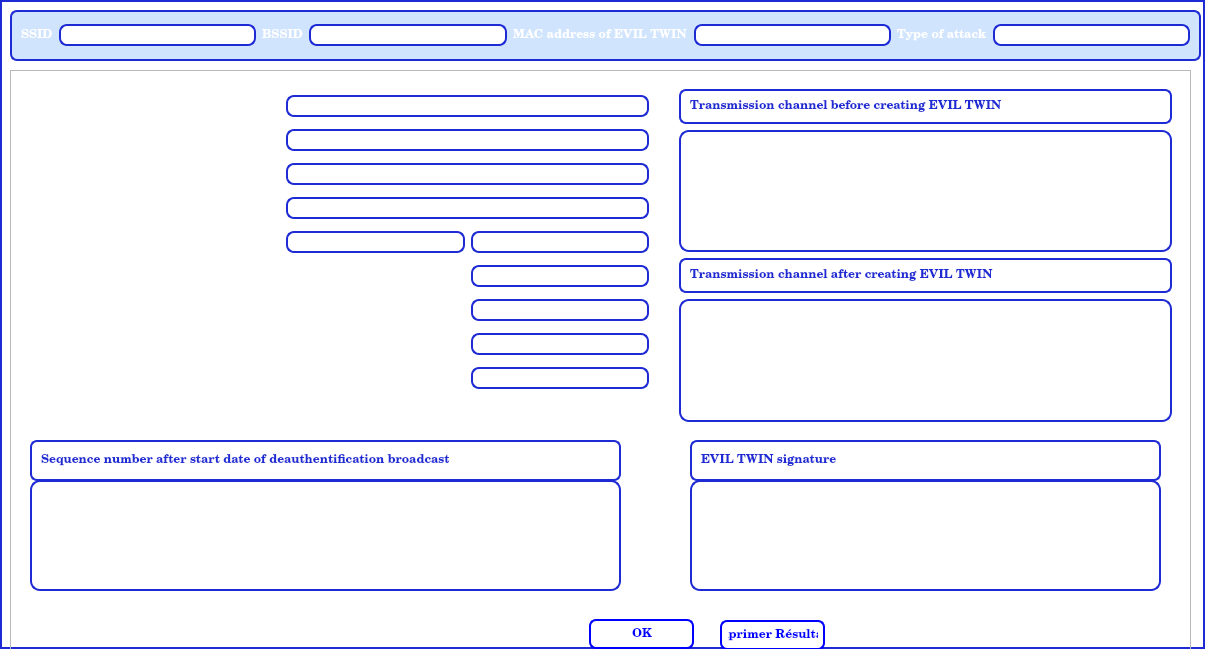
<?xml version="1.0" encoding="UTF-8"?>
<ui version="4.0">
 <class>Dialog3</class>
 <widget class="QDialog" name="Dialog3">
  <property name="geometry">
   <rect>
    <x>0</x>
    <y>0</y>
    <width>1205</width>
    <height>649</height>
   </rect>
  </property>
  <property name="palette">
   <palette>
    <active>
     <colorrole role="Button">
      <brush brushstyle="SolidPattern">
       <color alpha="255">
        <red>255</red>
        <green>255</green>
        <blue>255</blue>
       </color>
      </brush>
     </colorrole>
     <colorrole role="Base">
      <brush brushstyle="SolidPattern">
       <color alpha="255">
        <red>255</red>
        <green>255</green>
        <blue>255</blue>
       </color>
      </brush>
     </colorrole>
     <colorrole role="Window">
      <brush brushstyle="SolidPattern">
       <color alpha="255">
        <red>255</red>
        <green>255</green>
        <blue>255</blue>
       </color>
      </brush>
     </colorrole>
    </active>
    <inactive>
     <colorrole role="Button">
      <brush brushstyle="SolidPattern">
       <color alpha="255">
        <red>255</red>
        <green>255</green>
        <blue>255</blue>
       </color>
      </brush>
     </colorrole>
     <colorrole role="Base">
      <brush brushstyle="SolidPattern">
       <color alpha="255">
        <red>255</red>
        <green>255</green>
        <blue>255</blue>
       </color>
      </brush>
     </colorrole>
     <colorrole role="Window">
      <brush brushstyle="SolidPattern">
       <color alpha="255">
        <red>255</red>
        <green>255</green>
        <blue>255</blue>
       </color>
      </brush>
     </colorrole>
    </inactive>
    <disabled>
     <colorrole role="Button">
      <brush brushstyle="SolidPattern">
       <color alpha="255">
        <red>255</red>
        <green>255</green>
        <blue>255</blue>
       </color>
      </brush>
     </colorrole>
     <colorrole role="Base">
      <brush brushstyle="SolidPattern">
       <color alpha="255">
        <red>255</red>
        <green>255</green>
        <blue>255</blue>
       </color>
      </brush>
     </colorrole>
     <colorrole role="Window">
      <brush brushstyle="SolidPattern">
       <color alpha="255">
        <red>255</red>
        <green>255</green>
        <blue>255</blue>
       </color>
      </brush>
     </colorrole>
    </disabled>
   </palette>
  </property>
  <property name="windowTitle">
   <string>Analysis result of EVIL TWIN attack</string>
  </property>
  <property name="styleSheet">
   <string notr="true">#Dialog3{
border:2px solid #1e2bd4;
border-radius: 1 px;
background: white;
}
#Top_frame{
border: 2px solid #1e2bd4;
border-radius:7px;
background:#d0e4fe;
}
QLineEdit {

padding: 1px;
border-style: solid;
border: 2px solid #1e2bd4;
border-radius: 8px;
}
QPushButton {
color: #1e2bd4;
background-color: QLinearGradient( x1: 0, y1: 0, x2: 0, y2: 1, stop: 0 #1e2bd4, stop: 0.1 #1e2bd4, stop: 0.70#1e2bd4, stop: 0.5 #1e2bd4, stop: 1 #1e2bd4);
border-width: 1px;
border-color: #1e2bd4;
border-style: solid;
border-radius: 7;
padding: 6px;

padding-left: 6px;
padding-right: 5px;
min-width: 90px;
max-width: 90px;
min-height: 14px;
max-height: 14px;
}

QTableWidget{
background:#d0e4fe;
border-color:#1e2bd4;
border-width: 2px ;
border-style: solid ;
border-radius: 10;
padding:4px;
padding-left:4px;
padding-right:4px;
}</string>
  </property>
  <property name="modal">
   <bool>true</bool>
  </property>
  <widget class="QFrame" name="Top_frame">
   <property name="geometry">
    <rect>
     <x>10</x>
     <y>10</y>
     <width>1191</width>
     <height>51</height>
    </rect>
   </property>
   <property name="styleSheet">
    <string notr="true">#Top_frame{
background-image:url(&quot;/root/application/images/fond.bmp&quot;);
}</string>
   </property>
   <property name="frameShape">
    <enum>QFrame::StyledPanel</enum>
   </property>
   <property name="frameShadow">
    <enum>QFrame::Raised</enum>
   </property>
   <layout class="QGridLayout" name="gridLayout">
    <item row="0" column="0">
     <widget class="QLabel" name="label">
      <property name="font">
       <font>
        <family>Century Schoolbook L</family>
        <weight>75</weight>
        <bold>true</bold>
       </font>
      </property>
      <property name="styleSheet">
       <string notr="true">color:white;</string>
      </property>
      <property name="text">
       <string>SSID</string>
      </property>
     </widget>
    </item>
    <item row="0" column="1">
     <widget class="QLineEdit" name="lineEdit">
      <property name="readOnly">
       <bool>true</bool>
      </property>
     </widget>
    </item>
    <item row="0" column="2">
     <widget class="QLabel" name="label_2">
      <property name="font">
       <font>
        <family>Century Schoolbook L</family>
        <weight>75</weight>
        <bold>true</bold>
       </font>
      </property>
      <property name="styleSheet">
       <string notr="true">color:white;</string>
      </property>
      <property name="text">
       <string>BSSID</string>
      </property>
     </widget>
    </item>
    <item row="0" column="3">
     <widget class="QLineEdit" name="lineEdit_2">
      <property name="readOnly">
       <bool>true</bool>
      </property>
     </widget>
    </item>
    <item row="0" column="4">
     <widget class="QLabel" name="label_3">
      <property name="font">
       <font>
        <family>Century Schoolbook L</family>
        <weight>75</weight>
        <bold>true</bold>
       </font>
      </property>
      <property name="styleSheet">
       <string notr="true">color:white;</string>
      </property>
      <property name="text">
       <string>MAC address of EVIL TWIN</string>
      </property>
     </widget>
    </item>
    <item row="0" column="5">
     <widget class="QLineEdit" name="lineEdit_3">
      <property name="readOnly">
       <bool>true</bool>
      </property>
     </widget>
    </item>
    <item row="0" column="6">
     <widget class="QLabel" name="label_4">
      <property name="font">
       <font>
        <family>Century Schoolbook L</family>
        <weight>75</weight>
        <bold>true</bold>
       </font>
      </property>
      <property name="styleSheet">
       <string notr="true">color:white;</string>
      </property>
      <property name="text">
       <string>Type of attack</string>
      </property>
     </widget>
    </item>
    <item row="0" column="7">
     <widget class="QLineEdit" name="lineEdit_4">
      <property name="readOnly">
       <bool>true</bool>
      </property>
     </widget>
    </item>
   </layout>
  </widget>
  <widget class="QFrame" name="frame">
   <property name="geometry">
    <rect>
     <x>10</x>
     <y>70</y>
     <width>1181</width>
     <height>591</height>
    </rect>
   </property>
   <property name="styleSheet">
    <string notr="true">#frame{background-image:url(&quot;/root/application/images/fond.bmp&quot;);
}</string>
   </property>
   <property name="frameShape">
    <enum>QFrame::StyledPanel</enum>
   </property>
   <property name="frameShadow">
    <enum>QFrame::Raised</enum>
   </property>
   <widget class="QFrame" name="frame_7">
    <property name="geometry">
     <rect>
      <x>570</x>
      <y>540</y>
      <width>121</width>
      <height>46</height>
     </rect>
    </property>
    <property name="styleSheet">
     <string notr="true">#frame_7{
border:#8bf;
}</string>
    </property>
    <property name="frameShape">
     <enum>QFrame::StyledPanel</enum>
    </property>
    <property name="frameShadow">
     <enum>QFrame::Raised</enum>
    </property>
    <layout class="QGridLayout" name="gridLayout_8">
     <item row="0" column="0">
      <widget class="QPushButton" name="pushButton">
       <property name="font">
        <font>
         <family>Century Schoolbook L</family>
         <weight>75</weight>
         <bold>true</bold>
        </font>
       </property>
       <property name="styleSheet">
        <string notr="true">color:blue; background-color:white;border:2px solid blue</string>
       </property>
       <property name="text">
        <string>OK</string>
       </property>
      </widget>
     </item>
    </layout>
   </widget>
   <widget class="QFrame" name="Left_frame">
    <property name="geometry">
     <rect>
      <x>0</x>
      <y>10</y>
      <width>648</width>
      <height>327</height>
     </rect>
    </property>
    <property name="styleSheet">
     <string notr="true">#Left_frame{
border:#8bf;
}</string>
    </property>
    <property name="frameShape">
     <enum>QFrame::StyledPanel</enum>
    </property>
    <property name="frameShadow">
     <enum>QFrame::Raised</enum>
    </property>
    <layout class="QGridLayout" name="gridLayout_2">
     <item row="0" column="0">
      <widget class="QLabel" name="label_9">
       <property name="styleSheet">
        <string notr="true">color:#ffffff;</string>
       </property>
       <property name="text">
        <string>Creation date of EVIL TWIN</string>
       </property>
      </widget>
     </item>
     <item row="0" column="1" colspan="2">
      <widget class="QLineEdit" name="lineEdit_5">
       <property name="readOnly">
        <bool>true</bool>
       </property>
      </widget>
     </item>
     <item row="1" column="0">
      <widget class="QLabel" name="label_10">
       <property name="styleSheet">
        <string notr="true">color:#ffffff;</string>
       </property>
       <property name="text">
        <string>End date of EVIL TWIN</string>
       </property>
      </widget>
     </item>
     <item row="1" column="1" colspan="2">
      <widget class="QLineEdit" name="lineEdit_6">
       <property name="readOnly">
        <bool>true</bool>
       </property>
      </widget>
     </item>
     <item row="2" column="0">
      <widget class="QLabel" name="label_6">
       <property name="styleSheet">
        <string notr="true">color:#ffffff;</string>
       </property>
       <property name="text">
        <string>Start date of WAP's  broadcast deauthentification</string>
       </property>
      </widget>
     </item>
     <item row="2" column="1" colspan="2">
      <widget class="QLineEdit" name="lineEdit_8">
       <property name="readOnly">
        <bool>true</bool>
       </property>
      </widget>
     </item>
     <item row="3" column="0">
      <widget class="QLabel" name="label_7">
       <property name="styleSheet">
        <string notr="true">color:#ffffff;</string>
       </property>
       <property name="text">
        <string>End date of WAP's  broadcast deauthentification</string>
       </property>
      </widget>
     </item>
     <item row="3" column="1" colspan="2">
      <widget class="QLineEdit" name="lineEdit_9">
       <property name="readOnly">
        <bool>true</bool>
       </property>
      </widget>
     </item>
     <item row="4" column="0">
      <widget class="QLabel" name="label_8">
       <property name="styleSheet">
        <string notr="true">color:#ffffff;</string>
       </property>
       <property name="text">
        <string>Moment of creating EVIL TWIN</string>
       </property>
      </widget>
     </item>
     <item row="4" column="1">
      <widget class="QLineEdit" name="lineEdit_14">
       <property name="readOnly">
        <bool>true</bool>
       </property>
      </widget>
     </item>
     <item row="4" column="2">
      <widget class="QLineEdit" name="lineEdit_10">
       <property name="readOnly">
        <bool>true</bool>
       </property>
      </widget>
     </item>
     <item row="5" column="0">
      <widget class="QLabel" name="label_11">
       <property name="styleSheet">
        <string notr="true">color:#ffffff;</string>
       </property>
       <property name="text">
        <string>Attack duration (seconds)</string>
       </property>
      </widget>
     </item>
     <item row="5" column="2">
      <widget class="QLineEdit" name="lineEdit_7">
       <property name="readOnly">
        <bool>true</bool>
       </property>
      </widget>
     </item>
     <item row="6" column="0" colspan="2">
      <widget class="QLabel" name="label_5">
       <property name="styleSheet">
        <string notr="true">color:#ffffff;</string>
       </property>
       <property name="text">
        <string>Number of WAP's  broadcast deauthentification</string>
       </property>
      </widget>
     </item>
     <item row="6" column="2">
      <widget class="QLineEdit" name="lineEdit_11">
       <property name="readOnly">
        <bool>true</bool>
       </property>
      </widget>
     </item>
     <item row="7" column="0">
      <widget class="QLabel" name="label_12">
       <property name="styleSheet">
        <string notr="true">color:#ffffff;</string>
       </property>
       <property name="text">
        <string>Transmission channel of legitimate access point</string>
       </property>
      </widget>
     </item>
     <item row="7" column="2">
      <widget class="QLineEdit" name="lineEdit_12">
       <property name="readOnly">
        <bool>true</bool>
       </property>
      </widget>
     </item>
     <item row="8" column="0">
      <widget class="QLabel" name="label_14">
       <property name="styleSheet">
        <string notr="true">color:#ffffff;</string>
       </property>
       <property name="text">
        <string>Transmission channel of EVIL TWIN </string>
       </property>
      </widget>
     </item>
     <item row="8" column="2">
      <widget class="QLineEdit" name="lineEdit_13">
       <property name="readOnly">
        <bool>true</bool>
       </property>
      </widget>
     </item>
    </layout>
   </widget>
   <widget class="QFrame" name="frame_2">
    <property name="geometry">
     <rect>
      <x>-10</x>
      <y>370</y>
      <width>1181</width>
      <height>161</height>
     </rect>
    </property>
    <property name="styleSheet">
     <string notr="true">#frame_2{
border:#8bf;
}</string>
    </property>
    <property name="frameShape">
     <enum>QFrame::StyledPanel</enum>
    </property>
    <property name="frameShadow">
     <enum>QFrame::Raised</enum>
    </property>
    <widget class="QTableWidget" name="tableWidget_4">
     <property name="enabled">
      <bool>true</bool>
     </property>
     <property name="geometry">
      <rect>
       <x>30</x>
       <y>40</y>
       <width>591</width>
       <height>111</height>
      </rect>
     </property>
     <property name="styleSheet">
      <string notr="true">background:#ffffff;</string>
     </property>
    </widget>
    <widget class="QTableWidget" name="tableWidget_2">
     <property name="enabled">
      <bool>true</bool>
     </property>
     <property name="geometry">
      <rect>
       <x>690</x>
       <y>40</y>
       <width>471</width>
       <height>111</height>
      </rect>
     </property>
     <property name="styleSheet">
      <string notr="true">background:#ffffff;</string>
     </property>
    </widget>
    <widget class="QFrame" name="frame_5">
     <property name="geometry">
      <rect>
       <x>30</x>
       <y>0</y>
       <width>591</width>
       <height>41</height>
      </rect>
     </property>
     <property name="styleSheet">
      <string notr="true">#frame_5{
background:white;
border:2px solid #1e2bd4;
border-radius:7px
}</string>
     </property>
     <property name="frameShape">
      <enum>QFrame::StyledPanel</enum>
     </property>
     <property name="frameShadow">
      <enum>QFrame::Raised</enum>
     </property>
     <layout class="QGridLayout" name="gridLayout_6">
      <item row="0" column="0">
       <widget class="QLabel" name="label_18">
        <property name="font">
         <font>
          <family>Century Schoolbook L</family>
          <weight>75</weight>
          <bold>true</bold>
         </font>
        </property>
        <property name="styleSheet">
         <string notr="true">color:#1e2bd4</string>
        </property>
        <property name="text">
         <string>Sequence number after start date of deauthentification broadcast</string>
        </property>
       </widget>
      </item>
     </layout>
    </widget>
    <widget class="QFrame" name="frame_6">
     <property name="geometry">
      <rect>
       <x>690</x>
       <y>0</y>
       <width>471</width>
       <height>41</height>
      </rect>
     </property>
     <property name="styleSheet">
      <string notr="true">#frame_6{
background:white;
border:2px solid #1e2bd4;
border-radius:7px;
}</string>
     </property>
     <property name="frameShape">
      <enum>QFrame::StyledPanel</enum>
     </property>
     <property name="frameShadow">
      <enum>QFrame::Raised</enum>
     </property>
     <layout class="QGridLayout" name="gridLayout_7">
      <item row="0" column="0">
       <widget class="QLabel" name="label_16">
        <property name="font">
         <font>
          <family>Century Schoolbook L</family>
          <weight>75</weight>
          <bold>true</bold>
         </font>
        </property>
        <property name="styleSheet">
         <string notr="true">color:#1e2bd4</string>
        </property>
        <property name="text">
         <string>EVIL TWIN signature</string>
        </property>
       </widget>
      </item>
     </layout>
    </widget>
   </widget>
   <widget class="QFrame" name="frame_3">
    <property name="geometry">
     <rect>
      <x>660</x>
      <y>10</y>
      <width>511</width>
      <height>351</height>
     </rect>
    </property>
    <property name="styleSheet">
     <string notr="true">#frame_3{
border:#8bf;
}</string>
    </property>
    <property name="frameShape">
     <enum>QFrame::StyledPanel</enum>
    </property>
    <property name="frameShadow">
     <enum>QFrame::Raised</enum>
    </property>
    <layout class="QGridLayout" name="gridLayout_5">
     <item row="0" column="0">
      <widget class="QFrame" name="frame_4">
       <property name="font">
        <font>
         <family>Century Schoolbook L</family>
         <weight>75</weight>
         <bold>true</bold>
        </font>
       </property>
       <property name="styleSheet">
        <string notr="true">#frame_4{background:white;
border:2px solid #1e2bd4;
border-radius:7px
}</string>
       </property>
       <property name="frameShape">
        <enum>QFrame::StyledPanel</enum>
       </property>
       <property name="frameShadow">
        <enum>QFrame::Raised</enum>
       </property>
       <layout class="QGridLayout" name="gridLayout_3">
        <item row="0" column="0">
         <widget class="QLabel" name="label_15">
          <property name="font">
           <font>
            <family>Century Schoolbook L</family>
            <weight>75</weight>
            <bold>true</bold>
           </font>
          </property>
          <property name="styleSheet">
           <string notr="true">color:#1e2bd4</string>
          </property>
          <property name="text">
           <string>Transmission channel before creating EVIL TWIN</string>
          </property>
         </widget>
        </item>
       </layout>
      </widget>
     </item>
     <item row="1" column="0">
      <widget class="QTableWidget" name="tableWidget">
       <property name="enabled">
        <bool>true</bool>
       </property>
       <property name="styleSheet">
        <string notr="true">background:#ffffff;</string>
       </property>
      </widget>
     </item>
     <item row="2" column="0">
      <widget class="QFrame" name="frame_8">
       <property name="styleSheet">
        <string notr="true">#frame_3{
background:#ffffff;
border:1px solid #1e2bd4;
border-radius:7px
}
#frame_8{background:white;
border:2px solid #1e2bd4;
border-radius:7px
}</string>
       </property>
       <property name="frameShape">
        <enum>QFrame::StyledPanel</enum>
       </property>
       <property name="frameShadow">
        <enum>QFrame::Raised</enum>
       </property>
       <layout class="QGridLayout" name="gridLayout_4">
        <item row="0" column="0">
         <widget class="QLabel" name="label_17">
          <property name="font">
           <font>
            <family>Century Schoolbook L</family>
            <weight>75</weight>
            <bold>true</bold>
           </font>
          </property>
          <property name="styleSheet">
           <string notr="true">color:#1e2bd4</string>
          </property>
          <property name="text">
           <string>Transmission channel after creating EVIL TWIN</string>
          </property>
         </widget>
        </item>
       </layout>
      </widget>
     </item>
     <item row="3" column="0">
      <widget class="QTableWidget" name="tableWidget_3">
       <property name="enabled">
        <bool>true</bool>
       </property>
       <property name="styleSheet">
        <string notr="true">background:#ffffff;</string>
       </property>
      </widget>
     </item>
    </layout>
   </widget>
   <widget class="QPushButton" name="pushButton_2">
    <property name="geometry">
     <rect>
      <x>710</x>
      <y>550</y>
      <width>105</width>
      <height>30</height>
     </rect>
    </property>
    <property name="font">
     <font>
      <family>Century Schoolbook L</family>
      <weight>75</weight>
      <bold>true</bold>
     </font>
    </property>
    <property name="styleSheet">
     <string notr="true">color:blue; background-color:white;border:2px solid blue</string>
    </property>
    <property name="text">
     <string>Imprimer Résultats</string>
    </property>
   </widget>
  </widget>
 </widget>
 <resources/>
 <connections>
  <connection>
   <sender>pushButton</sender>
   <signal>clicked()</signal>
   <receiver>Dialog3</receiver>
   <slot>close()</slot>
   <hints>
    <hint type="sourcelabel">
     <x>611</x>
     <y>623</y>
    </hint>
    <hint type="destinationlabel">
     <x>602</x>
     <y>336</y>
    </hint>
   </hints>
  </connection>
 </connections>
</ui>
